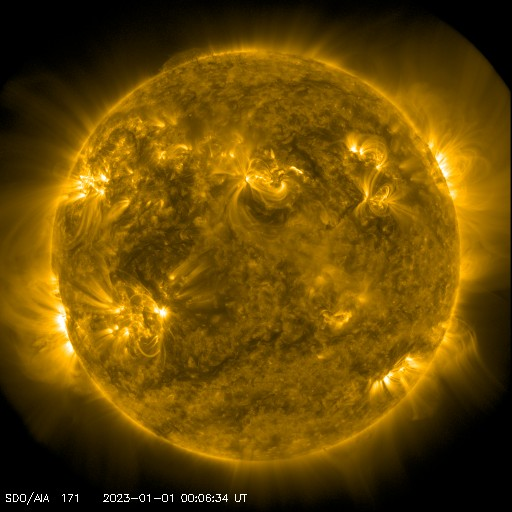
#> input picture images/3_0171.jpg, 512 x 512 px
$ python Image_putalpha.py
#> lines starting #> are read from the running program, lines starting #| are printed output that depends on the picture; after the words box and inside, x2 and y2 are one past the last pixel; in counts of white or black regions, pixels touching at a corner belong together
# https://note.nkmk.me/en/python-pillow-putalpha/
'''
An alpha channel is added to the solar image using the 'mask.png' greyscale image
 created using the Image.point function.

'''
from PIL import Image

infile = 'images/3_0171.jpg' # the Solar image to have the alpha channel added.

with Image.open(infile) as im:
    # You can use an image as the alpha layer.
#> im is the input picture: PIL image 512x512 RGB; mean R, G, B 104.2, 72.9, 3.1
    with Image.open('images/mask.png') as im_mask:
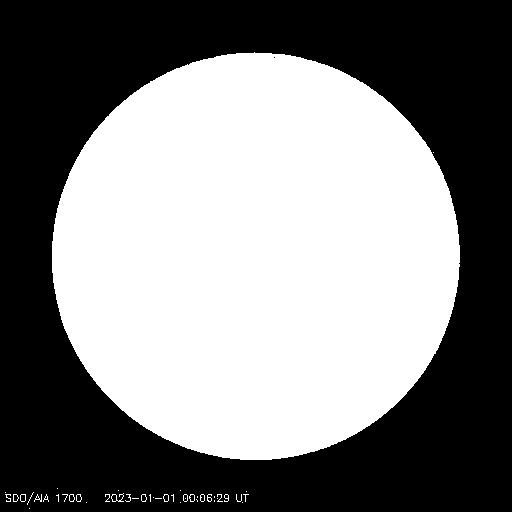
#> input picture images/mask.png, 512 x 512 px
#> im_mask is the input picture: PIL image 512x512 L; 50% white; 2 black regions (1 under 20 px), largest, box (x1, y1, x2, y2) and area: (0, 0, 512, 512) 131017
        im.putalpha(im_mask)
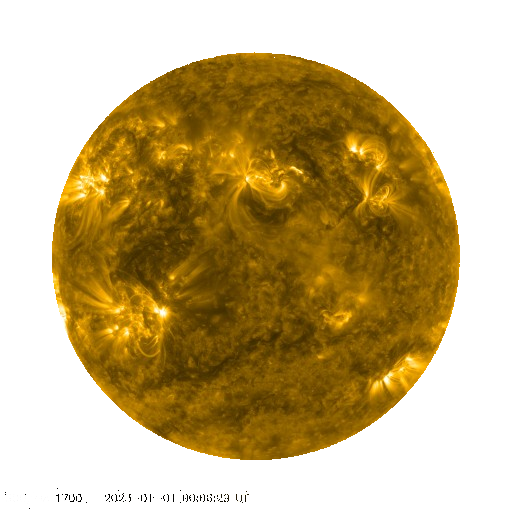
#> im: PIL image 512x512 RGBA; mean R, G, B, A 104.2, 72.9, 3.1, 127.6; transparent parts drawn white
        im.show()
